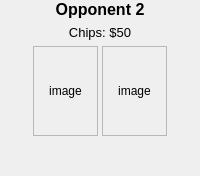
       <widget class="QWidget" name="opponent2" native="true">
        <layout class="QVBoxLayout" name="verticalLayout_4" stretch="0,0,0,0">
         <property name="leftMargin">
          <number>0</number>
         </property>
         <property name="topMargin">
          <number>0</number>
         </property>
         <property name="rightMargin">
          <number>0</number>
         </property>
         <property name="bottomMargin">
          <number>0</number>
         </property>
         <item>
          <widget class="QLabel" name="opp2NameLabel">
           <property name="font">
            <font>
             <pointsize>12</pointsize>
             <bold>true</bold>
            </font>
           </property>
           <property name="text">
            <string>Opponent 2</string>
           </property>
           <property name="alignment">
            <set>Qt::AlignmentFlag::AlignCenter</set>
           </property>
          </widget>
         </item>
         <item>
          <widget class="QLabel" name="opp2ChipsLabel">
           <property name="font">
            <font>
             <pointsize>10</pointsize>
            </font>
           </property>
           <property name="text">
            <string>Chips: $50</string>
           </property>
           <property name="alignment">
            <set>Qt::AlignmentFlag::AlignCenter</set>
           </property>
          </widget>
         </item>
         <item>
          <widget class="QWidget" name="opponent1CardLayout_2" native="true">
           <property name="sizePolicy">
            <sizepolicy hsizetype="Preferred" vsizetype="Preferred">
             <horstretch>0</horstretch>
             <verstretch>0</verstretch>
            </sizepolicy>
           </property>
           <property name="minimumSize">
            <size>
             <width>0</width>
             <height>0</height>
            </size>
           </property>
           <property name="maximumSize">
            <size>
             <width>16777215</width>
             <height>16777215</height>
            </size>
           </property>
           <layout class="QHBoxLayout" name="horizontalLayout_5">
            <property name="spacing">
             <number>4</number>
            </property>
            <property name="sizeConstraint">
             <enum>QLayout::SizeConstraint::SetDefaultConstraint</enum>
            </property>
            <property name="leftMargin">
             <number>0</number>
            </property>
            <property name="topMargin">
             <number>0</number>
            </property>
            <property name="rightMargin">
             <number>0</number>
            </property>
            <property name="bottomMargin">
             <number>0</number>
            </property>
            <item>
             <spacer name="horizontalSpacer_8">
              <property name="orientation">
               <enum>Qt::Orientation::Horizontal</enum>
              </property>
              <property name="sizeHint" stdset="0">
               <size>
                <width>20</width>
                <height>20</height>
               </size>
              </property>
             </spacer>
            </item>
            <item>
             <widget class="QFrame" name="op2c1">
              <property name="sizePolicy">
               <sizepolicy hsizetype="Preferred" vsizetype="Preferred">
                <horstretch>0</horstretch>
                <verstretch>0</verstretch>
               </sizepolicy>
              </property>
              <property name="minimumSize">
               <size>
                <width>65</width>
                <height>90</height>
               </size>
              </property>
              <property name="maximumSize">
               <size>
                <width>16777215</width>
                <height>16777215</height>
               </size>
              </property>
              <property name="frameShape">
               <enum>QFrame::Shape::StyledPanel</enum>
              </property>
              <property name="frameShadow">
               <enum>QFrame::Shadow::Raised</enum>
              </property>
              <layout class="QGridLayout" name="gridLayout_13">
               <property name="leftMargin">
                <number>0</number>
               </property>
               <property name="topMargin">
                <number>0</number>
               </property>
               <property name="rightMargin">
                <number>0</number>
               </property>
               <property name="bottomMargin">
                <number>0</number>
               </property>
               <item row="0" column="0">
                <widget class="QLabel" name="opp2card1">
                 <property name="text">
                  <string>image</string>
                 </property>
                 <property name="alignment">
                  <set>Qt::AlignmentFlag::AlignCenter</set>
                 </property>
                </widget>
               </item>
              </layout>
             </widget>
            </item>
            <item>
             <widget class="QFrame" name="op2c2">
              <property name="sizePolicy">
               <sizepolicy hsizetype="Preferred" vsizetype="Preferred">
                <horstretch>0</horstretch>
                <verstretch>0</verstretch>
               </sizepolicy>
              </property>
              <property name="minimumSize">
               <size>
                <width>65</width>
                <height>90</height>
               </size>
              </property>
              <property name="maximumSize">
               <size>
                <width>16777215</width>
                <height>16777215</height>
               </size>
              </property>
              <property name="frameShape">
               <enum>QFrame::Shape::StyledPanel</enum>
              </property>
              <property name="frameShadow">
               <enum>QFrame::Shadow::Raised</enum>
              </property>
              <layout class="QGridLayout" name="gridLayout_12">
               <property name="leftMargin">
                <number>0</number>
               </property>
               <property name="topMargin">
                <number>0</number>
               </property>
               <property name="rightMargin">
                <number>0</number>
               </property>
               <property name="bottomMargin">
                <number>0</number>
               </property>
               <item row="0" column="0">
                <widget class="QLabel" name="opp2card2">
                 <property name="text">
                  <string>image</string>
                 </property>
                 <property name="alignment">
                  <set>Qt::AlignmentFlag::AlignCenter</set>
                 </property>
                </widget>
               </item>
              </layout>
             </widget>
            </item>
            <item>
             <spacer name="horizontalSpacer_9">
              <property name="orientation">
               <enum>Qt::Orientation::Horizontal</enum>
              </property>
              <property name="sizeHint" stdset="0">
               <size>
                <width>20</width>
                <height>20</height>
               </size>
              </property>
             </spacer>
            </item>
           </layout>
          </widget>
         </item>
         <item>
          <spacer name="verticalSpacer_4">
           <property name="orientation">
            <enum>Qt::Orientation::Vertical</enum>
           </property>
           <property name="sizeHint" stdset="0">
            <size>
             <width>20</width>
             <height>40</height>
            </size>
           </property>
          </spacer>
         </item>
        </layout>
       </widget>
